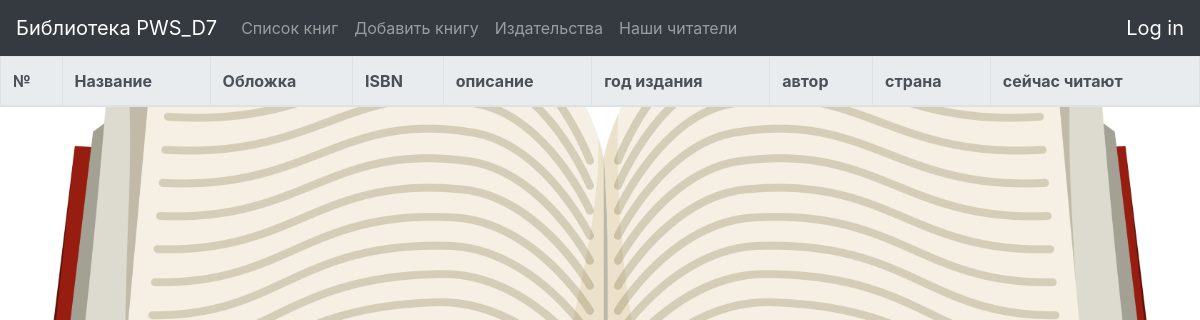
Before: / with the older database file.
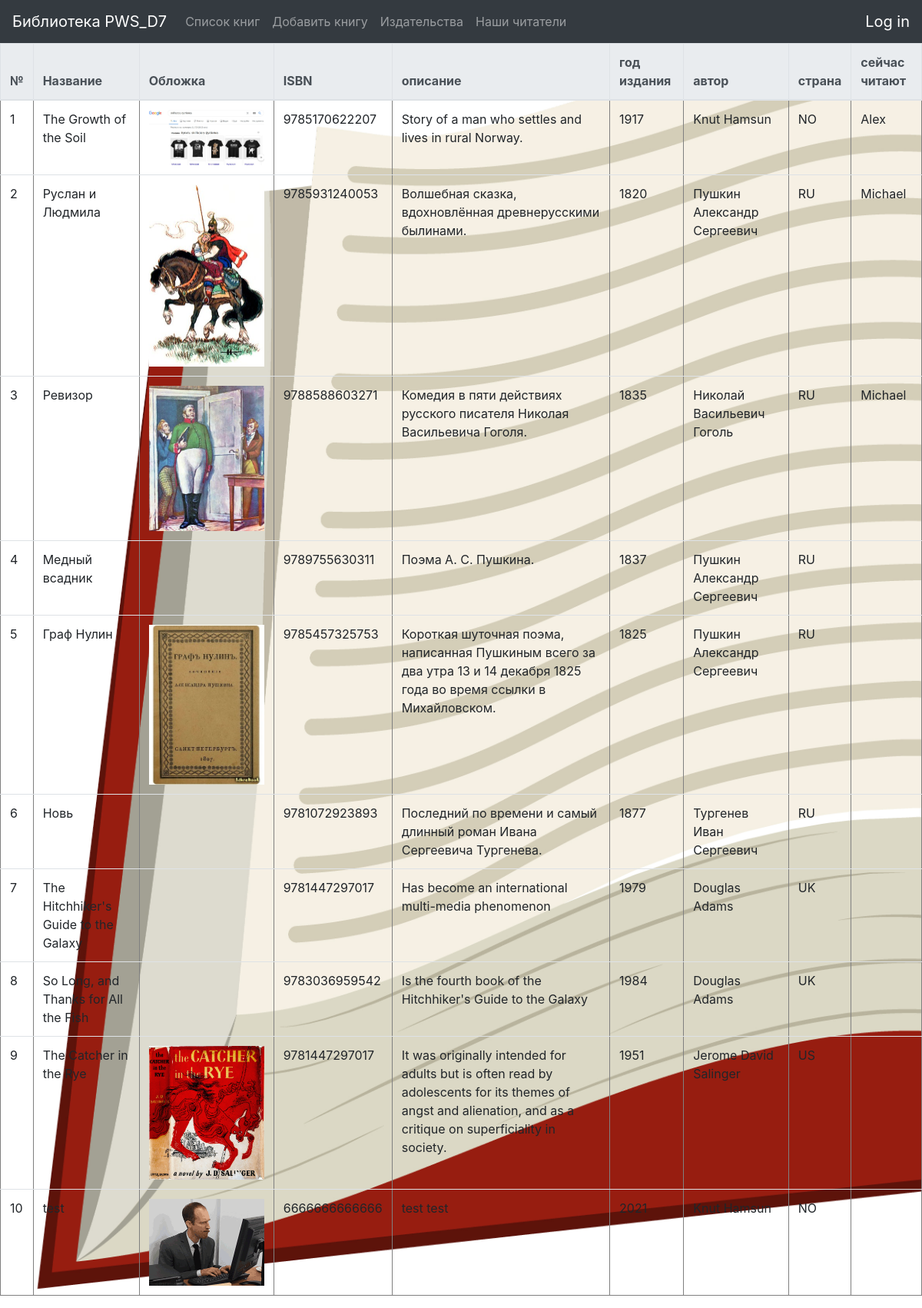
After: the same page with the newer database file.
### p_library/models.py (models this page shows, shortened)
class Book(models.Model):
    ISBN = models.CharField(max_length=13)
    title = models.TextField()
    cover = models.ImageField(upload_to='images', height_field='cover_height', width_field='cover_width', max_length=100)
    cover_height = models.PositiveIntegerField()
    cover_width = models.PositiveIntegerField()
    description = models.TextField()
    year_release = models.SmallIntegerField()
    author = models.ForeignKey(Author, on_delete=models.CASCADE)
    publisher = models.ForeignKey(Publisher, null=True, on_delete=models.SET_NULL)
    price = models.DecimalField(max_digits=6, decimal_places=2)
    copy_count = models.PositiveSmallIntegerField(default=1)
    reader = models.ForeignKey(
        'Reader', on_delete=models.SET_NULL,
        null=True, blank=True,
        default='',
        related_name='get_book')

class Author(models.Model):
    full_name = models.TextField()
    birth_year = models.SmallIntegerField()
    country = models.CharField(max_length=2)

class Reader(models.Model):
    name = models.TextField()
    is_friend = models.BooleanField(default=True)
    def __str__(self):
        return self.name

### p_library/views.py (the view)
# urls.py: path('', index),
def index(request):
    template = loader.get_template('index.html')
    books = Book.objects.all()
    books_count = books.count()
    user = request.user
    biblio_data = {
        "title": "мою библиотеку",
        "books_count": books_count,
        "books": books,
        "user": user,
    }
    return HttpResponse(template.render(biblio_data))

### p_library/templates/index.html (shortened to what this page needs)
{% extends 'base.html' %}
{% block content%}
    {% load static %}
    <table class="table" border="1">
        <thead class="thead-light">
            <tr>
            <th scope="row">№</th>
            <th>Название</th>
            <th>Обложка</th>
            <th>ISBN</th>
            <th>описание</th>
            <th>год издания</th>
            <th>автор</th>
            <th>страна</th>
            <th>сейчас читают</th>
            </tr>
        </thead>
        {% for book in books %}
        <tr>
            <td>{{ forloop.counter }}</td>
            <td>{{ book.title }}</td>
            <td>{% if book.cover %}
            <img src="{{ book.cover.url }}"
                alt="{{ "image" }}"
                width="150" height="auto">
            {% endif %}</td>
            <td>{{ book.ISBN }}</td>
            <td>{{ book.description }}</td>
            <td>{{ book.year_release }}</td>
            <td>{{ book.author.full_name }}</td>
            <td>{{ book.author.country }}</td>
            <td>{%if book.reader %}
                {{ book.reader }}
                {% endif %}</td>
        </tr>
        {% endfor %}
    </table>
{% endblock %}

### p_library/templates/base.html (shortened to what this page needs)
<!DOCTYPE html>
{% load static %}
<html lang="en">
<head>
<link rel="stylesheet"
      href="https://maxcdn.bootstrapcdn.com/bootstrap/4.0.0/css/bootstrap.min.css"
>
<link rel="stylesheet" type="text/css" href="{% static 'css/style.css' %}">
</head>
<body>
<nav class="navbar navbar-expand-md navbar-dark bg-dark">
  <a class="navbar-brand" href="/index">Библиотека PWS_D7</a>
  <div class="collapse navbar-collapse" id="collapsibleNavbar">
    <ul class="navbar-nav">
      <li class="nav-item">
        <a class="nav-link" href="/book/">Список книг</a>
      </li>
      <li class="nav-item">
        <a class="nav-link" href="/book/create/">Добавить книгу</a>
      </li>
            <li class="nav-item">
        <a class="nav-link" href="/publishers/">Издательства</a>
      </li>
      <li class="nav-item">
        <a class="nav-link" href="/readers/">Наши читатели</a>
      </li>
    </ul>
  </div>
{% load account socialaccount %}
{% if user.is_authenticated %}
  <div class="container">
    <div class="collapse navbar-collapse" id="mainMenu">
      <ul class="navbar-nav ml-auto">
        <li class="nav-item dropdown">
          <a class="nav-link dropdown-toggle" href="#" id="userMenu" data-toggle="dropdown" aria-haspopup="true" aria-expanded="false">
            {{ user.username }}
          </a>
          <div class="dropdown-menu dropdown-menu-right" aria-labelledby="userMenu">
            <p class="dropdown-item" >{{ user.socialaccount_set.all.0.extra_data.name }}</p>
            <p class="dropdown-item" >{{ user.socialaccount_set.all.0.extra_data.location }}</p>
            <div class="dropdown-divider"></div>
            <a class="dropdown-item" href="/accounts/logout/">Log out</a>
          </div>
        </li>
      </ul>
    </div>
  </div>
{% else %}
  <a class="navbar-brand mr-0" href="/accounts/login/">Log in</a>
{% endif %}
</nav>
    {% block content %}
    {% endblock %}
</body>

### static/css/style.css (style rules this page uses)
body { background: url('./img/back.jpg'); background-size: cover; }

Changed rows visible on the page:
added Book: title "The Growth of the Soil", cover (picture), ISBN "9785170622207", description "Story of a man who settles and lives in rural Norway.", year_release "1917", author.full_name "Knut Hamsun", author.country "NO", reader "Alex"
added Book: title "Руслан и Людмила", cover (picture), ISBN "9785931240053", description "Волшебная сказка, вдохновлённая древнерусскими былинами.", year_release "1820", author.full_name "Пушкин Александр Сергеевич", author.country "RU", reader "Michael"
added Book: title "Ревизор", cover (picture), ISBN "9788588603271", description "Комедия в пяти действиях русского писателя Николая Васильевича Гоголя.", year_release "1835", author.full_name "Николай Васильевич Гоголь", author.country "RU", reader "Michael"
added Book: title "Медный всадник", ISBN "9789755630311", description "Поэма А. С. Пушкина.", year_release "1837", author.full_name "Пушкин Александр Сергеевич", author.country "RU"
added Book: title "Граф Нулин", cover (picture), ISBN "9785457325753", description "Короткая шуточная поэма, написанная Пушкиным всего за два утра 13 и 14 декабря 1825 года во время ссылки в Михайловском.", year_release "1825", author.full_name "Пушкин Александр Сергеевич", author.country "RU"
added Book: title "Новь", ISBN "9781072923893", description "Последний по времени и самый длинный роман Ивана Сергеевича Тургенева.", year_release "1877", author.full_name "Тургенев Иван Сергеевич", author.country "RU"
added Book: title "The Hitchhiker's Guide to the Galaxy", ISBN "9781447297017", description "Has become an international multi-media phenomenon", year_release "1979", author.full_name "Douglas Adams", author.country "UK"
added Book: title "So Long, and Thanks for All the Fish", ISBN "9783036959542", description "Is the fourth book of the Hitchhiker's Guide to the Galaxy", year_release "1984", author.full_name "Douglas Adams", author.country "UK"
added Book: title "The Catcher in the Rye", cover (picture), ISBN "9781447297017", description "It was originally intended for adults but is often read by adolescents for its themes of angst and alienation, and as a critique on superficiality in society.", year_release "1951", author.full_name "Jerome David Salinger", author.country "US"
added Book: title "test", cover (picture), ISBN "6666666666666", description "test test", year_release "2021", author.full_name "Knut Hamsun", author.country "NO"
